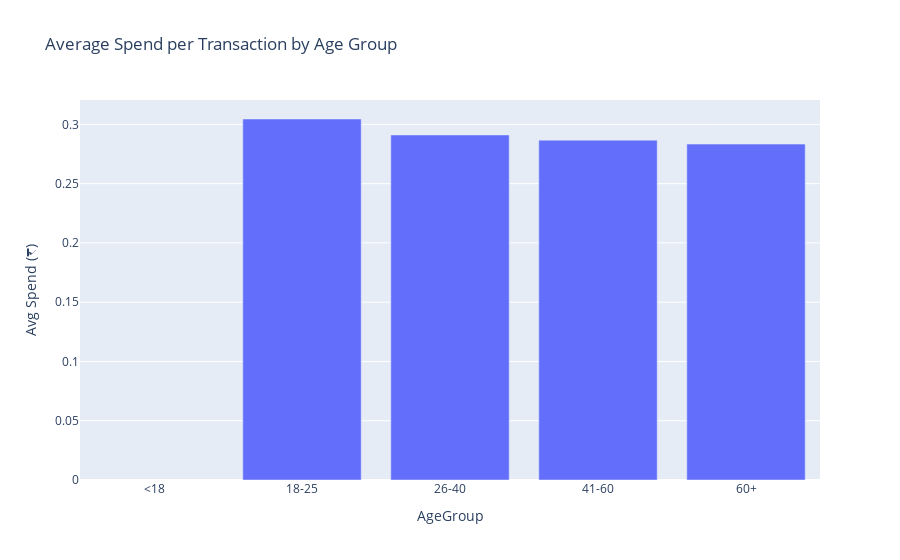

This figure's notebook cell:
### Code cell
#Average spend per customer by age group
avg_spend_agegroup = df.groupby('AgeGroup', as_index=False)['TotalAmount'].mean().sort_values('AgeGroup')
fig = px.bar(avg_spend_agegroup, x='AgeGroup', y='TotalAmount', title='Average Spend per Transaction by Age Group', labels={'TotalAmount':'Avg Spend (₹)'})
fig.show()

### Figure 1 — Plotly figure (JSON) as saved in the notebook; plotly's stock layout.template omitted (floating-point values rounded to 4 significant figures)
{"data": [{"alignmentgroup": "True", "hovertemplate": "AgeGroup=%{x}<br>Avg Spend (₹)=%{y}<extra></extra>", "legendgroup": "", "marker": {"color": "#636efa", "pattern": {"shape": ""}}, "name": "", "offsetgroup": "", "orientation": "v", "showlegend": false, "textposition": "auto", "type": "bar", "x": ["<18", "18-25", "26-40", "41-60", "60+"], "xaxis": "x", "y": [null, 0.3046, 0.2911, 0.2867, 0.2834], "yaxis": "y"}], "layout": {"barmode": "relative", "legend": {"tracegroupgap": 0}, "title": {"text": "Average Spend per Transaction by Age Group"}, "xaxis": {"anchor": "y", "domain": [0, 1], "title": {"text": "AgeGroup"}}, "yaxis": {"anchor": "x", "domain": [0, 1], "title": {"text": "Avg Spend (₹)"}}}}
